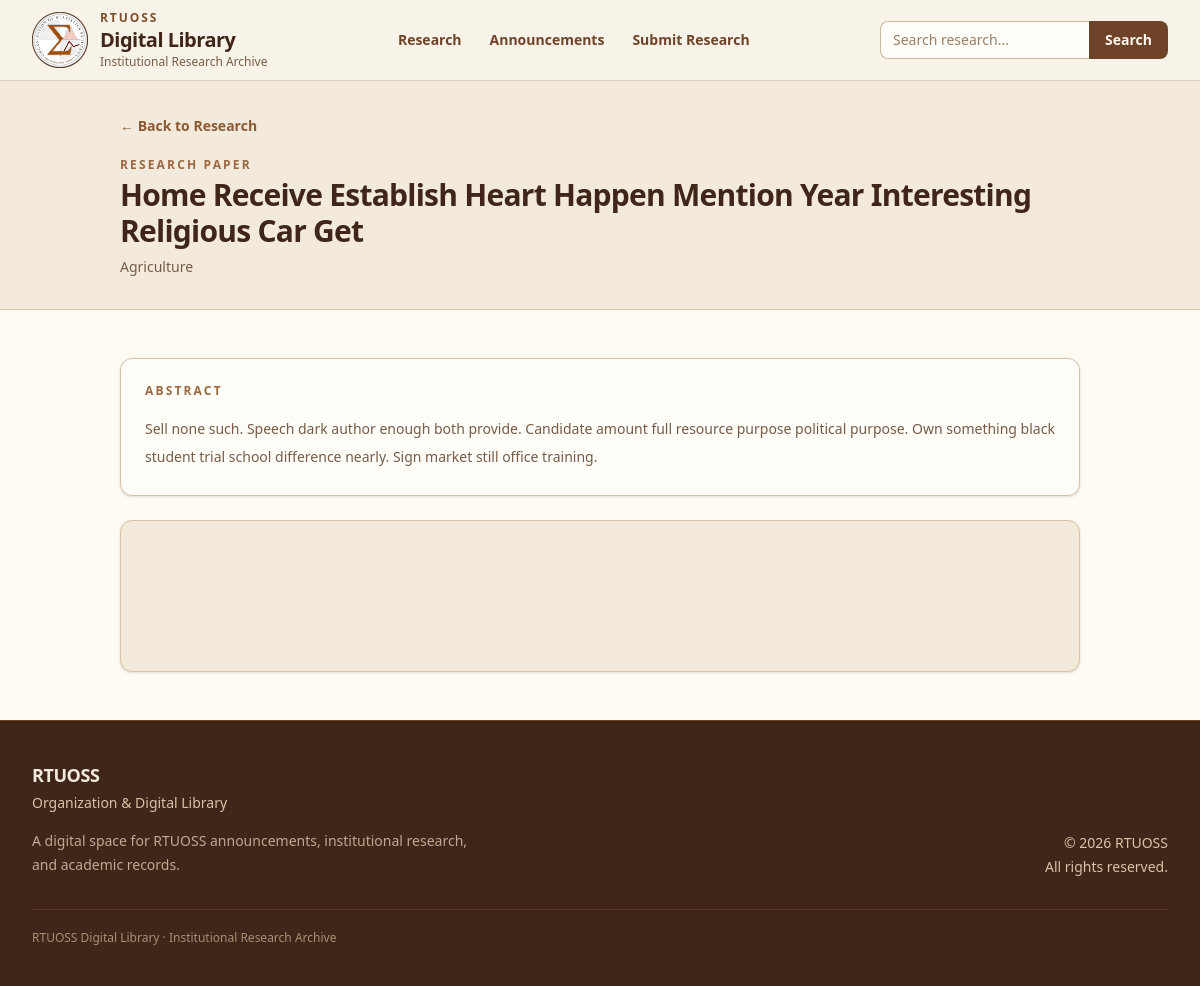
/research/papers/841/, run on the app's committed database.
### research/models.py (models this page shows, shortened)
class ResearchPaper(models.Model):
    research_title = models.ForeignKey(
        ResearchTitle,
        on_delete=models.CASCADE,
        related_name="papers",
    )
    abstract = models.TextField()
    document = models.FileField(upload_to="research/papers/")
    created_at = models.DateTimeField(auto_now_add=True)
    updated_at = models.DateTimeField(auto_now=True)

class ResearchTitle(models.Model):
    class PublicationStatus(models.TextChoices):
        DRAFT = "draft", "Draft"
        PENDING = "pending", "Pending Review"
        PUBLISHED = "published", "Published"
        REJECTED = "rejected", "Rejected"
    research_field = models.ForeignKey(
        ResearchField,
        on_delete=models.PROTECT,
        related_name="research_titles",
    )
    title = models.CharField(max_length=200)
    slug = models.SlugField(max_length=300, unique=True)
    description = models.TextField()
    authors = models.CharField(max_length=200, blank=True)
    keywords = models.CharField(
        max_length=500,
        blank=True,
        help_text="Separate keywords with commas.",
    )
    department = models.CharField(max_length=200, blank=True)
    program = models.CharField(max_length=200, blank=True)
    adviser = models.CharField(max_length=200, blank=True)
    school_year = models.CharField(
        max_length=20,
        blank=True,
        help_text="Example: 2025-2026",
    )
    publication_date = models.DateField(null=True, blank=True)
    created_at = models.DateTimeField(auto_now_add=True)
    updated_at = models.DateTimeField(auto_now=True)
    submitted_by = models.ForeignKey(
        settings.AUTH_USER_MODEL,
        on_delete=models.PROTECT,
        related_name="research_submissions",
        null=True,
        blank=True,
    )
    submitter_email = models.EmailField(
        blank=True,
        help_text="Optional email address for contacting the submitter.",
    )
    publication_status = models.CharField(
        max_length=20,
        choices=PublicationStatus.choices,
        default=PublicationStatus.DRAFT,
    )

class ResearchField(models.Model):
    name = models.CharField(max_length=200, unique=True)
    slug = models.SlugField(max_length=200, unique=True)
    description = models.TextField(blank=True)
    created_at = models.DateTimeField(auto_now_add=True)
    updated_at = models.DateTimeField(auto_now=True)
    class Meta:
        ordering = ["name"]

### research/views.py (the view)
# urls.py: path("papers/<int:pk>/", views.paper_detail, name="paper_detail"),
def paper_detail(request, pk):
    paper = get_object_or_404(
        ResearchPaper.objects.select_related(
            "research_title",
            "research_title__research_field",
        ),
        pk=pk,
        research_title__publication_status=(
            ResearchTitle.PublicationStatus.PUBLISHED
        ),
    )
    return render(request, "research/paper_detail.html", {
        "paper": paper,
    })

### research/templates/research/paper_detail.html (shortened to what this page needs)
{% extends "base.html" %}
{% load static %}
{% block content %}
<section class="border-b border-[#d8c3a8] bg-[#f3eadc]">
    <div class="mx-auto max-w-5xl px-6 py-8 lg:px-8">
    <a
        href="{% url 'research:research_detail' paper.research_title.slug %}"
        class="text-sm font-semibold text-[#8a5a36] hover:text-[#4d2d1c]"
    >
        ← Back to Research
    </a>
    <div class="mt-5">
        <p class="text-xs font-semibold uppercase tracking-[0.18em] text-[#9a6942]">
            Research Paper
        </p>
        <h2 class="mt-1 text-2xl font-bold tracking-tight text-[#3f2618] sm:text-3xl">
            {{ paper.research_title.title }}
        </h2>
        <p class="mt-2 text-sm text-[#765c48]">
            {{ paper.research_title.research_field.name }}
        </p>
    </div>
</div>
</section>
<section class="bg-[#fffaf2]">
    <div class="mx-auto max-w-5xl px-6 py-12 lg:px-8">
    <div class="rounded-xl border border-[#d8c3a8] bg-[#fffdf8] p-6 shadow-sm">
        <p class="text-xs font-semibold uppercase tracking-[0.18em] text-[#9a6942]">
            Abstract
        </p>
        <p class="mt-4 text-sm leading-7 text-[#765c48]">
            {{ paper.abstract }}
        </p>
    </div>
    <div class="mt-6 overflow-hidden rounded-xl border border-[#d8c3a8] bg-[#f3eadc] shadow-sm">
        <iframe
            src="{% static 'research/pdfjs/web/viewer.html' %}?file={{ paper.document.url|urlencode }}"
            class="h-[80vh] w-full border-0"
            title="Research paper PDF"
        ></iframe>
    </div>
</div>
</section>
{% endblock content %}

### theme/templates/base.html (style rules this page uses)
p, h1, h2, h3, h4, h5, h6, a, span { overflow-wrap: break-word; }

### data on the page
ResearchPaper: research_title "Home Receive Establish Heart Happen Mention Year Interesting Religious Car Get", research_title.research_field.name "Agriculture", abstract "Sell none such. Speech dark author enough both provide. Candidate amount full resource purpose political purpose. Own something black student trial school difference nearly. Sign market still office training."
